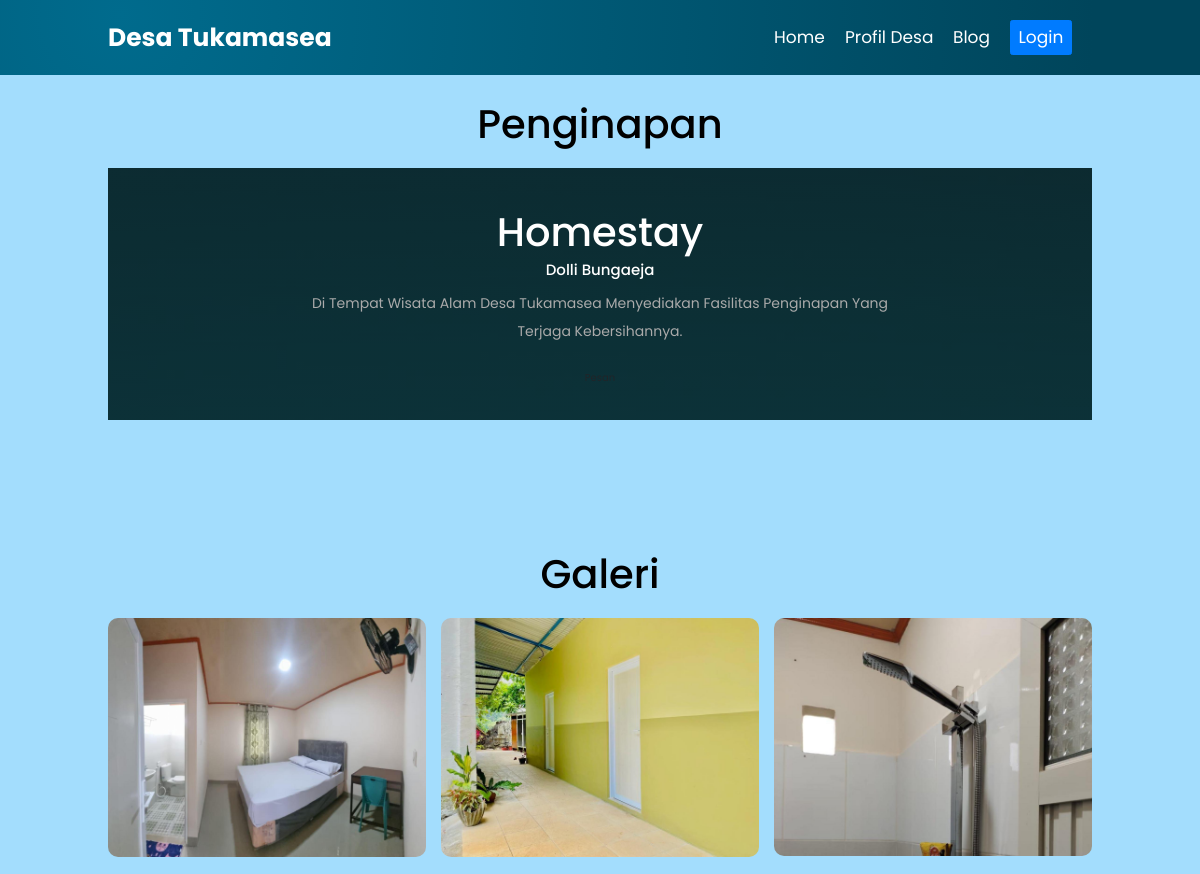
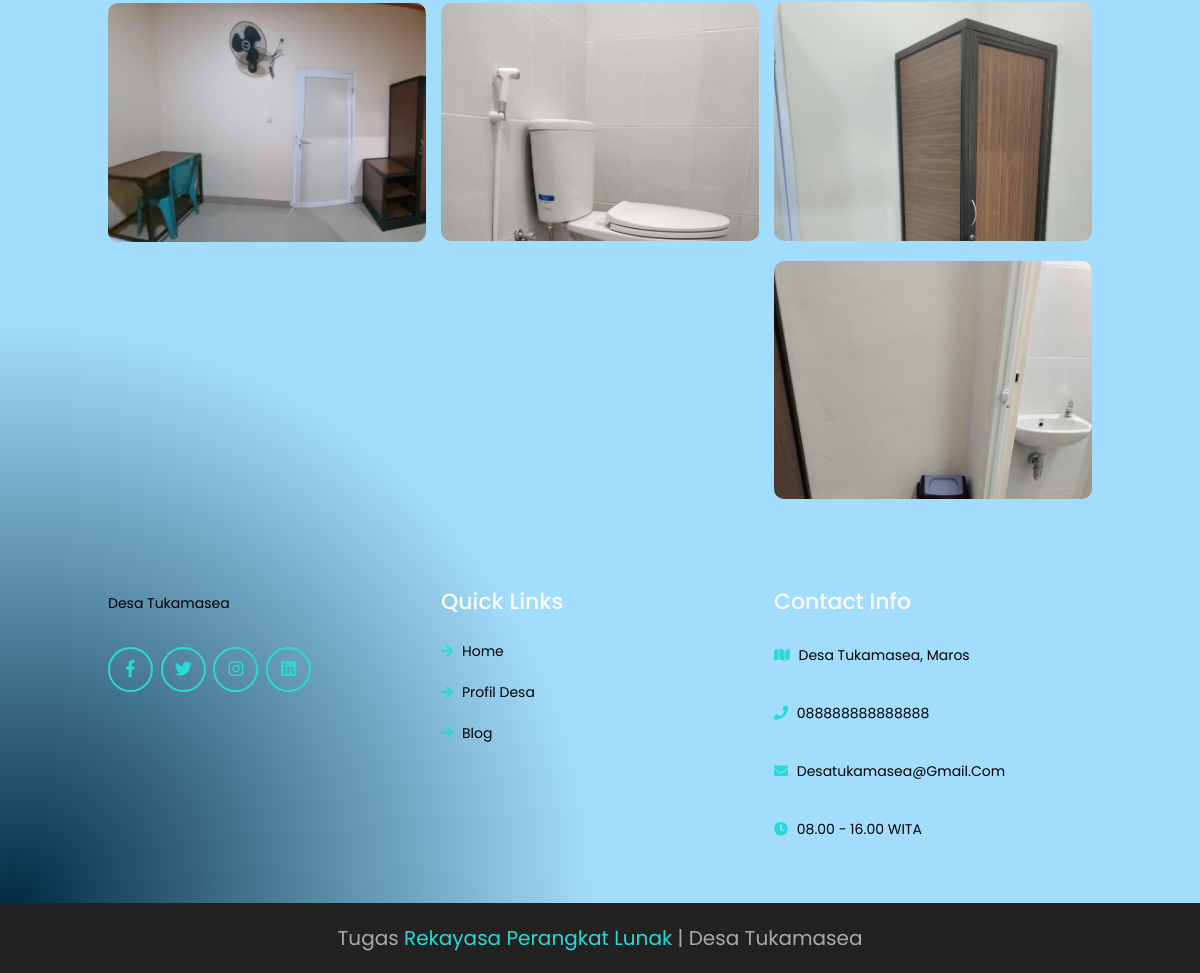
Page /produk.php?id-product=1 on the committed database (2 pictures, top to bottom).
### tables this page shows
CREATE TABLE `tbl_product` (
  `id_product` int(5) NOT NULL,
  `category` varchar(128) NOT NULL,
  `product` varchar(128) NOT NULL,
  `sub_product` varchar(128) NOT NULL,
  `description` varchar(4096) NOT NULL,
  `galleries` varchar(4096) NOT NULL
);

### produk.php (the view)
<?php
include './include/header.php';
?>
<?php
$id_product = $_GET['id-product'];
$stmt = $pdo->prepare('SELECT * FROM tbl_product WHERE id_product=:id');
$stmt->execute([':id'=>$id_product]);
$row = $stmt->fetch(PDO::FETCH_ASSOC);
?>
<section class="destination" id="destination">
    <div class="heading">
        <h1><?= $row['category'] ?></h1>
    </div>
    <div class="banner">
        <div class="content" data-aos="zoom-in-up" data-aos-delay="300">
            <h3><?= $row['product'] ?></h3>
            <h4><?= $row['sub_product'] ?></h4>
            <p><?= $row['description'] ?></p>
            <a href="https://api.whatsapp.com/send?phone=6285240597330&text=Assalamualaikum%20Warahmatullahi%20Wabarakatuh" class="btn">Pesan</a>
        </div>
    </div>
</section>
<section class="gallery" id="gallery">
    <div class="heading">
        <h1>Galeri</h1>
    </div>
    <div class="box-container">
        <?php
        $galleries = unserialize($row['galleries']);
        foreach ($galleries as $gallery) :
        ?>
        <div class="box" data-aos="zoom-in-up" data-aos-delay="150">
            <img src="./images/products/<?= $gallery ?>" alt="...">
        </div>
        <?php
        endforeach;
        ?>
    </div>
</section>
<?php
include './include/footer.php';
?>

### assets/css/style.css (style rules this page uses)
* { font-family: 'Poppins', sans-serif; margin: 0; padding: 0; -webkit-box-sizing: border-box; box-sizing: border-box; outline: none; border: none; text-decoration: none; text-transform: capitalize; -webkit-transition: all .2s linear; transition: all .2s linear; color: #111; }
html { font-size: 62.5%; overflow-x: hidden; scroll-behavior: smooth; scroll-padding-top: 9rem; }
body { background-image: radial-gradient( circle 1086px at 1.1% 96.2%, rgba(1,44,66,1) 0%, rgba(163,221,253,1) 53.6% ); overflow-x: hidden; }
section { padding: 3rem 9%; }
.heading { text-align: center; margin-bottom: 2rem; }
.heading h1 { font-size: 4rem; color: rgb(0, 0, 0); margin-top: 70px; }
.btn { margin-top: 1rem; display: inline-block; padding: 1rem 3rem; font-size: 1.7rem; color: white; border: 0.2rem solid white; border-radius: 5rem; cursor: pointer; background: none; }
h4 { font-size: 25px; color: white; }
.gallery .box-container { -webkit-columns: 3 25rem; columns: 3 25rem; -webkit-column-gap: 1.5rem; column-gap: 1.5rem; }
.gallery .box-container .box { margin-bottom: 1rem; -webkit-column-break-inside: avoid; break-inside: avoid; }
.gallery .box-container .box img { width: 100%; border-radius: 1rem; margin-bottom: 1rem; }
.banner { background: -webkit-gradient(linear, left top, left bottom, from(rgba(17, 17, 17, 0.7)), to(rgba(17, 17, 17, 0.7))), url(../images/banner-bg.jpg) no-repeat; background: linear-gradient(rgba(17, 17, 17, 0.7), rgba(17, 17, 17, 0.7)), url(../images/banner-bg.jpg) no-repeat; background-size: cover; background-position: center; padding: 3rem 2rem; background-attachment: fixed; text-align: center; }
.banner .content h3 { font-size: 4rem; color: #fff; margin-top: 1rem; }
.banner .content p { max-width: 60rem; margin: 1rem auto; font-size: 1.4rem; color: #aaa; line-height: 2; }
:root { --header-height: 3.5rem; --hue: 14; --first-color: hsl(var(--hue), 91%, 54%); --first-color-alt: hsl(var(--hue), 91%, 50%); --title-color: hsl(var(--hue), 4%, 100%); --text-color: hsl(var(--hue), 4%, 85%); --text-color-light: hsl(var(--hue), 4%, 55%); --body-font: 'Poppins', sans-serif; --biggest-font-size: 2rem; --h1-font-size: 1.5rem; --h2-font-size: 1.25rem; --h3-font-size: 1rem; --normal-font-size: .938rem; --small-font-size: .813rem; --smaller-font-size: .75rem; --font-medium: 500; --font-semi-bold: 600; --font-black: 900; --mb-0-25: .25rem; --mb-0-5: .5rem; --mb-0-75: .75rem; --mb-1: 1rem; --mb-1-5: 1.5rem; --mb-2: 2rem; --mb-2-5: 2.5rem; --z-tooltip: 10; --z-fixed: 100; }
@media screen and (min-width: 992px) { :root { --biggest-font-size: 4rem; --h1-font-size: 2.25rem; --h2-font-size: 1.5rem; --h3-font-size: 1.25rem; --normal-font-size: 1rem; --small-font-size: .875rem; --smaller-font-size: .813rem; } }

### rows in the picture
tbl_product: category "Penginapan", product "Homestay", sub_product "Dolli Bungaeja", description "Di Tempat Wisata Alam Desa Tukamasea Menyediakan Fasilitas Penginapan Yang Terjaga Kebersihannya."
